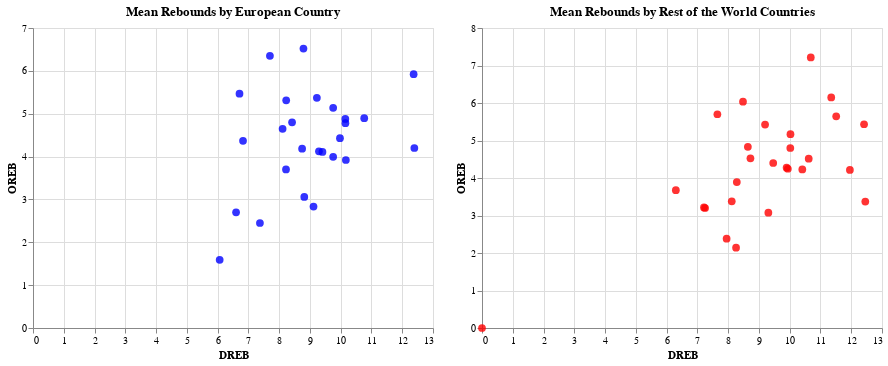

Notebook source saved alongside this figure:
### Code cell
import pandas as pd
import altair as alt

# Calculate mean and standard deviation for AVG AST for data_per_min_europe_regular
avg_ODreb_europe = europe_C.groupby('COUNTRY')[['OREB', 'DREB']].agg('mean').reset_index()

# Calculate mean and standard deviation for AVG AST for data_per_min_usa_regular
avg_ODreb_rest = non_europe_C.groupby('COUNTRY')[['OREB', 'DREB']].agg('mean').reset_index()

# Create scatter plot for data_per_min_europe_regular
scatter_europe = alt.Chart(avg_ODreb_europe).mark_circle(size=60).encode(
    x='DREB',
    y='OREB',
    tooltip=['COUNTRY', 'OREB', 'DREB'],
    color=alt.value('blue'),
    opacity=alt.value(0.8)
).properties(
    width=400,
    height=300,
    title='Mean Rebounds by European Country'
)

# Create scatter plot for rest of the world
scatter_rest = alt.Chart(avg_ODreb_rest).mark_circle(size=60).encode(
    x='DREB',
    y='OREB',
    tooltip=['COUNTRY', 'OREB', 'DREB'],
    color=alt.value('red'),
    opacity=alt.value(0.8)
).properties(
    width=400,
    height=300,
    title='Mean Rebounds by Rest of the World Countries'
)

# Concatenate the plots
scatter_europe| scatter_rest

### Figure 1 — Vega-Lite specification as saved in the notebook (floating-point values rounded to 4 significant figures)
{"config": {"view": {"continuousWidth": 300, "continuousHeight": 300}}, "hconcat": [{"data": {"name": "data-551ac473714a0a8a4a949bc54ddbf400"}, "mark": {"type": "circle", "size": 60}, "encoding": {"color": {"value": "blue"}, "opacity": {"value": 0.8}, "tooltip": [{"field": "COUNTRY", "type": "nominal"}, {"field": "OREB", "type": "quantitative"}, {"field": "DREB", "type": "quantitative"}], "x": {"field": "DREB", "type": "quantitative"}, "y": {"field": "OREB", "type": "quantitative"}}, "height": 300, "title": "Mean Rebounds by European Country", "width": 400}, {"data": {"name": "data-6c6da2e0fa38bd499bb7aa25f890091a"}, "mark": {"type": "circle", "size": 60}, "encoding": {"color": {"value": "red"}, "opacity": {"value": 0.8}, "tooltip": [{"field": "COUNTRY", "type": "nominal"}, {"field": "OREB", "type": "quantitative"}, {"field": "DREB", "type": "quantitative"}], "x": {"field": "DREB", "type": "quantitative"}, "y": {"field": "OREB", "type": "quantitative"}}, "height": 300, "title": "Mean Rebounds by Rest of the World Countries", "width": 400}], "$schema": "https://vega.github.io/schema/vega-lite/v5.8.0.json", "datasets": {"data-551ac473714a0a8a4a949bc54ddbf400": [{"COUNTRY": "Austria", "OREB": 6.52, "DREB": 8.79}, {"COUNTRY": "Belgium", "OREB": 3.058, "DREB": 8.817}, {"COUNTRY": "Bosnia and Herzegovina", "OREB": 4.2, "DREB": 12.39}, {"COUNTRY": "Croatia", "OREB": 5.313, "DREB": 8.229}, {"COUNTRY": "Finland", "OREB": 2.7, "DREB": 6.6}, {"COUNTRY": "France", "OREB": 3.7, "DREB": 8.222}, {"COUNTRY": "Georgia", "OREB": 5.371, "DREB": 9.226}, {"COUNTRY": "Germany", "OREB": 5.467, "DREB": 6.711}, {"COUNTRY": "Greece", "OREB": 4.78, "DREB": 10.15}, {"COUNTRY": "Ireland", "OREB": 2.833, "DREB": 9.117}, {"COUNTRY": "Italy", "OREB": 1.592, "DREB": 6.067}, {"COUNTRY": "Latvia", "OREB": 4.879, "DREB": 10.15}, {"COUNTRY": "Lithuania", "OREB": 4.896, "DREB": 10.76}, {"COUNTRY": "Montenegro", "OREB": 3.92, "DREB": 10.17}, {"COUNTRY": "Netherlands", "OREB": 4.185, "DREB": 8.746}, {"COUNTRY": "Poland", "OREB": 4.429, "DREB": 9.976}, {"COUNTRY": "Portugal", "OREB": 6.35, "DREB": 7.7}, {"COUNTRY": "Romania", "OREB": 2.45, "DREB": 7.375}, {"COUNTRY": "Russia", "OREB": 4.107, "DREB": 9.407}, {"COUNTRY": "Serbia", "OREB": 4.123, "DREB": 9.293}, {"COUNTRY": "Slovenia", "OREB": 4.368, "DREB": 6.826}, {"COUNTRY": "Spain", "OREB": 3.993, "DREB": 9.755}, {"COUNTRY": "Switzerland", "OREB": 5.924, "DREB": 12.37}, {"COUNTRY": "Turkey", "OREB": 5.137, "DREB": 9.756}, {"COUNTRY": "Ukraine", "OREB": 4.647, "DREB": 8.112}, {"COUNTRY": "United Kingdom", "OREB": 4.8, "DREB": 8.42}], "data-6c6da2e0fa38bd499bb7aa25f890091a": [{"COUNTRY": "Antigua and Barbuda", "OREB": 3.675, "DREB": 6.3}, {"COUNTRY": "Australia", "OREB": 4.4, "DREB": 9.464}, {"COUNTRY": "Bahamas", "OREB": 4.23, "DREB": 10.41}, {"COUNTRY": "Brazil", "OREB": 3.893, "DREB": 8.281}, {"COUNTRY": "Cabo Verde", "OREB": 6.15, "DREB": 11.35}, {"COUNTRY": "Cameroon", "OREB": 3.371, "DREB": 12.46}, {"COUNTRY": "Canada", "OREB": 4.832, "DREB": 8.641}, {"COUNTRY": "China", "OREB": 3.378, "DREB": 8.117}, {"COUNTRY": "Colombia", "OREB": 0.0, "DREB": 0.0}, {"COUNTRY": "Congo", "OREB": 5.433, "DREB": 12.42}, {"COUNTRY": "DRC", "OREB": 5.169, "DREB": 10.03}, {"COUNTRY": "Dominican Republic", "OREB": 3.074, "DREB": 9.306}, {"COUNTRY": "Haiti", "OREB": 5.644, "DREB": 11.51}, {"COUNTRY": "Iran", "OREB": 7.214, "DREB": 10.69}, {"COUNTRY": "Jamaica", "OREB": 5.424, "DREB": 9.2}, {"COUNTRY": "Mali", "OREB": 5.7, "DREB": 7.65}, {"COUNTRY": "New Zealand", "OREB": 6.035, "DREB": 8.482}, {"COUNTRY": "Nigeria", "OREB": 4.515, "DREB": 10.62}, {"COUNTRY": "Puerto Rico", "OREB": 2.143, "DREB": 8.257}, {"COUNTRY": "Senegal", "OREB": 4.276, "DREB": 9.9}, {"COUNTRY": "South Korea", "OREB": 3.2, "DREB": 7.25}, {"COUNTRY": "St. Vincent & Grenadines", "OREB": 4.247, "DREB": 9.94}, {"COUNTRY": "Sudan", "OREB": 2.383, "DREB": 7.95}, {"COUNTRY": "Tanzania", "OREB": 3.214, "DREB": 7.214}, {"COUNTRY": "Tunisia", "OREB": 4.8, "DREB": 10.02}, {"COUNTRY": "US Virgin Islands", "OREB": 4.214, "DREB": 11.96}, {"COUNTRY": "USA", "OREB": 4.523, "DREB": 8.724}]}}
